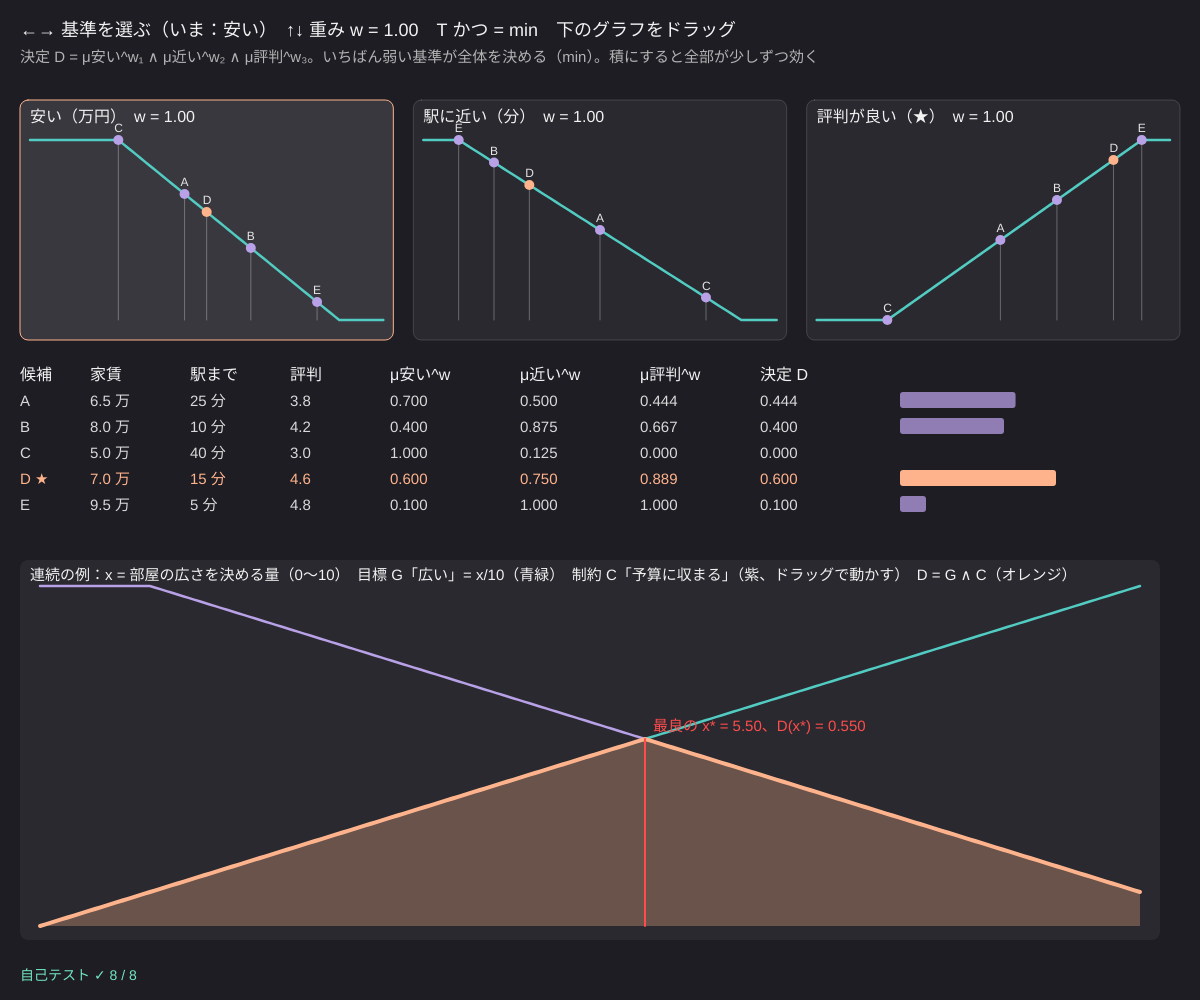
Frame 1 (no input)
Frame 60 (no input): identical to frame 1, image omitted
Frame 120 (the mouse pressed at the canvas centre since frame 60): identical to frame 1, image omitted

The p5.js sketch that drew this single still picture (run headless with seeded random() and noise() and a simulated clock; from frame 60 on, the mouse is pressed at the canvas centre):

// p5.js sketch
// ── sketch.js
// ============================================
// 13 ファジィ意思決定（ベルマン－ザデーの決定）
// 部屋探し：「安い」「駅に近い」「評判が良い」をそれぞれ所属度 0〜1 で評価する
//   決定 D = 目標と制約の交わり（かつ = min）。D がいちばん大きい候補を選ぶ。重み w は μ^w（w が大きいほどきびしく効く）
// ←→ = 基準を選ぶ / ↑↓ = その基準の重み w / T = かつ を min ↔ 積 / 下のグラフをドラッグ = 制約 C を動かす
// ============================================

let OPTS = [   // ★ 候補：名前、家賃 [万円/月]、駅まで [分]、評判 [★]
  { name: 'A', price: 6.5, walk: 25, star: 3.8 },
  { name: 'B', price: 8.0, walk: 10, star: 4.2 },
  { name: 'C', price: 5.0, walk: 40, star: 3.0 },
  { name: 'D', price: 7.0, walk: 15, star: 4.6 },
  { name: 'E', price: 9.5, walk: 5, star: 4.8 },
];
let CRIT = [   // ★ 基準のメンバーシップ関数（台形）
  { name: '安い', key: 'price', unit: '万円', lo: 3, hi: 11, mf: { type: 'trap', p: [0, 0, 5, 10] } },
  { name: '駅に近い', key: 'walk', unit: '分', lo: 0, hi: 50, mf: { type: 'trap', p: [0, 0, 5, 45] } },
  { name: '評判が良い', key: 'star', unit: '★', lo: 2.5, hi: 5, mf: { type: 'trap', p: [3, 4.8, 5, 5] } },
];
let wts = [1, 1, 1];  // ★ 重み（μ^w）
let sel = 0, useProd = false;
let cMid = 6;         // 下のグラフ：制約 C の真ん中（ドラッグで動かす）
let plot1;

function setup() {
  createCanvas(windowWidth, windowHeight);
  colorMode(HSB, 360, 100, 100, 100);
  selfTest();
}

function draw() {
  background(250, 18, 14);
  let res = decide(OPTS, CRIT, wts, useProd), best = res.best;
  fill(0, 0, 95); noStroke(); textSize(18);
  text('←→ 基準を選ぶ（いま：' + CRIT[sel].name + '）　↑↓ 重み w = ' + wts[sel].toFixed(2) + '　T かつ = ' + (useProd ? '積' : 'min') + '　下のグラフをドラッグ', 20, 36);
  fill(0, 0, 70); textSize(15);
  text('決定 D = μ安い^w₁ ∧ μ近い^w₂ ∧ μ評判^w₃。いちばん弱い基準が全体を決める（min）。積にすると全部が少しずつ効く', 20, 62);

  // 上段：3 つのメンバーシップ関数と候補の位置
  let pw = (width - 80) / 3, ph = height * 0.2, py = 100;
  CRIT.forEach((c, i) => {
    let px = 20 + i * (pw + 20);
    fill(0, 0, 100, i === sel ? 12 : 5); stroke(i === sel ? color(20, 45, 100) : color(0, 0, 100, 15)); rect(px, py, pw, ph + 40, 8);
    noStroke(); fill(0, 0, 95); textSize(16); text(c.name + '（' + c.unit + '）　w = ' + wts[i].toFixed(2), px + 10, py + 22);
    let X = (v) => px + 10 + ((v - c.lo) / (c.hi - c.lo)) * (pw - 20), Y = (m) => py + ph + 20 - m * (ph - 20);
    noFill(); stroke(175, 60, 80); strokeWeight(2.5); beginShape();
    for (let k = 0; k <= 80; k++) { let v = c.lo + ((c.hi - c.lo) * k) / 80; vertex(X(v), Y(Math.pow(evalMF(c.mf, v), wts[i]))); }
    endShape(); strokeWeight(1);
    OPTS.forEach((o, j) => {
      let v = o[c.key], m = res.mu[j][i];
      stroke(0, 0, 100, 30); line(X(v), Y(0), X(v), Y(m));
      noStroke(); fill(j === best ? color(20, 45, 100) : color(260, 30, 90)); circle(X(v), Y(m), 10);
      fill(0, 0, 90); textSize(12); text(o.name, X(v) - 4, Y(m) - 8);
    });
  });

  // 中段：表と D の棒
  let ty = py + ph + 80;
  fill(0, 0, 95); textSize(16);
  let cols = [20, 90, 190, 290, 390, 520, 640, 760, 900];
  ['候補', '家賃', '駅まで', '評判', 'μ安い^w', 'μ近い^w', 'μ評判^w', '決定 D'].forEach((h, i) => text(h, cols[i], ty));
  OPTS.forEach((o, j) => {
    let y = ty + 26 + j * 26;
    fill(j === best ? color(20, 45, 100) : color(0, 0, 85)); textSize(15);
    text(o.name + (j === best ? ' ★' : ''), cols[0], y); text(o.price.toFixed(1) + ' 万', cols[1], y); text(o.walk + ' 分', cols[2], y); text(o.star.toFixed(1), cols[3], y);
    for (let i = 0; i < 3; i++) text(res.mu[j][i].toFixed(3), cols[4 + i], y);
    text(res.D[j].toFixed(3), cols[7], y);
    fill(j === best ? color(20, 45, 100) : color(260, 30, 70)); rect(cols[8], y - 14, (width - cols[8] - 40) * res.D[j], 16, 3);
  });

  // 下段：連続のベルマン－ザデー（目標 G と制約 C の交わり）
  let by = ty + 26 * OPTS.length + 50, bh = height - by - 60, bx = 20, bw = width - 60;
  plot1 = { x: bx, y: by, w: bw, h: bh };
  fill(0, 0, 100, 5); noStroke(); rect(bx, by, bw, bh, 8);
  let X = (x) => bx + 20 + (x / 10) * (bw - 40), Y = (m) => by + bh - 14 - m * (bh - 40);
  let gs = [], cs = [], ds = [], arg = 0, dmax = -1;
  for (let k = 0; k <= 200; k++) {
    let x = k / 20, gv = goalG(x), cv = constrC(x, cMid), dv = Math.min(gv, cv);
    gs.push([X(x), Y(gv)]); cs.push([X(x), Y(cv)]); ds.push([X(x), Y(dv)]);
    if (dv > dmax + 1e-12) { dmax = dv; arg = x; }
  }
  noStroke(); fill(20, 45, 100, 30); beginShape(); vertex(X(0), Y(0)); for (let p of ds) vertex(p[0], p[1]); vertex(X(10), Y(0)); endShape(CLOSE);
  poly(gs, color(175, 60, 80), 2.5); poly(cs, color(260, 30, 90), 2.5); poly(ds, color(20, 45, 100), 4);
  stroke(0, 70, 100); strokeWeight(2); line(X(arg), Y(0), X(arg), Y(dmax)); strokeWeight(1);
  noStroke(); fill(0, 0, 95); textSize(15);
  text('連続の例：x = 部屋の広さを決める量（0〜10）　目標 G「広い」= x/10（青緑）　制約 C「予算に収まる」（紫、ドラッグで動かす）　D = G ∧ C（オレンジ）', bx + 10, by + 20);
  fill(0, 70, 100); text('最良の x* = ' + arg.toFixed(2) + '、D(x*) = ' + dmax.toFixed(3), X(arg) + 8, Y(dmax) - 8);
  fill(selfTestResults.every((r) => r.ok) ? color(160, 50, 90) : color(0, 80, 100)); textSize(14);
  text(selfTestLine(), 20, height - 20);
}
function poly(pts, c, w) { if (!pts.length) return; noFill(); stroke(c); strokeWeight(w); beginShape(); for (let p of pts) vertex(p[0], p[1]); endShape(); strokeWeight(1); }
function goalG(x) { return clampv(x / 10, 0, 1); }
function constrC(x, m) { return clampv(0.5 - (x - m) / 10, 0, 1); }   // m で 0.5、傾き −1/10

function mouseDragged() {
  if (!plot1 || mouseY < plot1.y || mouseY > plot1.y + plot1.h) return;
  cMid = clampv(((mouseX - plot1.x - 20) / (plot1.w - 40)) * 10, 0, 10);
}
function keyPressed() {
  if (key === RIGHT_ARROW) sel = (sel + 1) % 3;
  if (key === LEFT_ARROW) sel = (sel + 2) % 3;
  if (key === UP_ARROW) wts[sel] = Math.min(3, wts[sel] + 0.25);
  if (key === DOWN_ARROW) wts[sel] = Math.max(0, wts[sel] - 0.25);
  if (key === 't' || key === 'T') useProd = !useProd;
}

// ---- 自己テスト：手で計算できる値と比べる
function selfTest() {
  selfTestResults = [];
  let dm = -1, am = -1; for (let k = 0; k <= 100; k++) { let x = k / 10, d = Math.min(x / 10, 1 - x / 10); if (d > dm) { dm = d; am = x; } }
  check('G = x/10、C = 1 − x/10 → D = min が最大になるのは x = 5、D = 0.5', near(am, 5) && near(dm, 0.5));
  check('C の真ん中 m = 5 なら、この画面の C は 1 − x/10 と同じ', [0, 2.5, 5, 7.5, 10].every((x) => near(constrC(x, 5), 1 - x / 10)));
  let r = decide(OPTS, CRIT, [1, 1, 1], false);
  check('候補 D の所属度 = (0.6, 0.75, 0.889)、決定 0.6', near(r.mu[3][0], 0.6) && near(r.mu[3][1], 0.75) && near(r.mu[3][2], 1.6 / 1.8) && near(r.D[3], 0.6));
  check('重みが全部 1 なら ふつうの min：A 0.444、B 0.4、C 0、D 0.6、E 0.1', [0.8 / 1.8, 0.4, 0, 0.6, 0.1].every((v, j) => near(r.D[j], v)));
  check('いちばん良いのは D、順位は D > A > B > E > C', r.best === 3 && [3, 0, 1, 4, 2].every((j, i, a) => i === 0 || r.D[a[i - 1]] > r.D[j]));
  let r0 = decide(OPTS, CRIT, [0, 1, 1], false);
  check('「安い」の重みを 0 にすると（μ⁰ = 1 で無視）E が 1 で一番', r0.best === 4 && near(r0.D[4], 1));
  let r2 = decide(OPTS, CRIT, [2, 1, 1], false);
  check('「安い」の重み 2：D は min(0.36, 0.75, 0.889) = 0.36', near(r2.D[3], 0.36));
  check('積にすると D の決定 = 0.6 × 0.75 × 0.889 = 0.4', near(decide(OPTS, CRIT, [1, 1, 1], true).D[3], 0.6 * 0.75 * (1.6 / 1.8)));
  reportSelfTest();
}

// ---------- やってみよう ----------
// 1. ↑↓ で「安い」の重みを 0 → 3 と変える。どこで一番が D から ほかの候補に入れかわる？
// 2. T で積にすると、順位はどう変わる？ min は「いちばん弱い所」だけを見る
// 3. 自分の候補を OPTS に足そう（家賃 6 万、駅 30 分、評判 4.9 など）
// 4. CRIT の台形を変えて「安い」を自分の感覚に合わせる（例 [0, 0, 6, 9]）
// 5. 下のグラフで C を動かす。x* はいつも G と C の交わる点になる？


// ==================================================
// ここから下は「ファジィの道具」（中身は読まなくても OK。消さないでね）
// ==================================================
// ---- メンバーシップ関数（所属度 μ を 0〜1 で返す）
function trimf(x, a, b, c) {            // 三角：a で 0、b で 1、c で 0
  if (x < a || x > c) return 0;
  if (x === b) return 1;
  if (x < b) return b > a ? (x - a) / (b - a) : 1;
  return c > b ? (c - x) / (c - b) : 1;
}
function trapmf(x, a, b, c, d) {         // 台形：b〜c が 1
  if (x < a || x > d) return 0;
  if (x >= b && x <= c) return 1;
  if (x < b) return (x - a) / (b - a);
  return (d - x) / (d - c);
}
function gaussmf(x, c, s) { return Math.exp(-((x - c) * (x - c)) / (2 * s * s)); }
function sigmf(x, a, c) { return 1 / (1 + Math.exp(-a * (x - c))); }
function bellmf(x, a, b, c) { return 1 / (1 + Math.pow(Math.abs((x - c) / a), 2 * b)); }
// mf = { type: 'tri', p: [a, b, c] } のような形
function evalMF(mf, x) {
  let p = mf.p;
  if (mf.type === 'tri') return trimf(x, p[0], p[1], p[2]);
  if (mf.type === 'trap') return trapmf(x, p[0], p[1], p[2], p[3]);
  if (mf.type === 'gauss') return gaussmf(x, p[0], p[1]);
  if (mf.type === 'sig') return sigmf(x, p[0], p[1]);
  if (mf.type === 'bell') return bellmf(x, p[0], p[1], p[2]);
  return 0;
}
function clampv(v, a, b) { return v < a ? a : v > b ? b : v; }

// ---- 自己テストの道具
let selfTestResults = [];
function check(name, cond) { selfTestResults.push({ name, ok: !!cond }); }
function near(a, b, tol) { return a !== null && Math.abs(a - b) <= (tol === undefined ? 1e-9 : tol); }
function reportSelfTest() { for (let r of selfTestResults) (r.ok ? console.log : console.error)((r.ok ? '✓ ' : '✗ ') + r.name); }
function selfTestLine() { let n = selfTestResults.filter((r) => r.ok).length; return '自己テスト ' + (n === selfTestResults.length ? '✓ ' : '✗ ') + n + ' / ' + selfTestResults.length; }

// ---- ベルマン－ザデーの決定：候補ごとに D = ∧ μ_i^w_i（min または 積）、D が最大の候補を選ぶ
function decide(opts, crit, w, prod) {
  let mu = opts.map((o) => crit.map((c, i) => Math.pow(evalMF(c.mf, o[c.key]), w[i])));
  let D = mu.map((row) => row.reduce((a, m) => (prod ? a * m : Math.min(a, m)), 1));
  let best = 0; D.forEach((d, j) => { if (d > D[best]) best = j; });
  return { mu, D, best };
}
